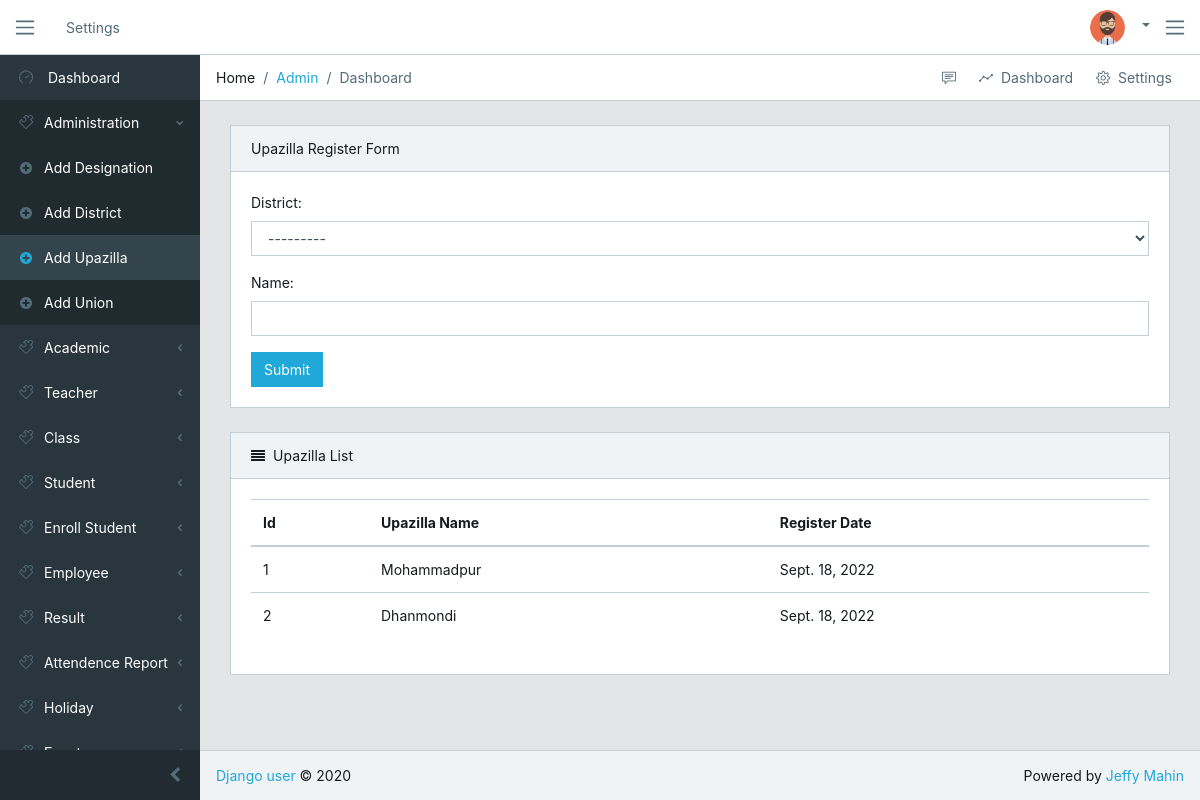
Screenshot of /address/upazilla/ with the database file from the repository.
### address/models.py (models this page shows, shortened)
class District(models.Model):
    name = models.CharField(max_length=50, unique=True)
    date = models.DateField(auto_now_add=True)
    def __str__(self):
        return self.name

class Upazilla(models.Model):
    district = models.ForeignKey(District, on_delete=models.CASCADE)
    name = models.CharField(max_length=50, unique=True)
    date = models.DateField(auto_now_add=True)

### address/views.py (the view)
# urls.py: path('upazilla/', views.add_upazilla, name="upazilla"),
def add_upazilla(request):
    forms = UpazillaForm()
    if request.method == 'POST':
        forms = UpazillaForm(request.POST)
        if forms.is_valid():
            forms.save()
            return redirect('upazilla')
    upazilla = Upazilla.objects.all()
    context = {'forms': forms, 'upazilla': upazilla}
    return render(request, 'address/upazilla.html', context)

### address/forms.py
class UpazillaForm(forms.ModelForm):
    class Meta:
        model = Upazilla
        fields = '__all__'
        widgets = {
            'district': forms.Select(attrs={'class': 'form-control'}),
            'name': forms.TextInput(attrs={'class': 'form-control'})
        }

### templates/address/upazilla.html (shortened to what this page needs)
{% extends 'base/base.html' %}
{% block content %}
  <div class="card">
    <div class="card-header">Upazilla Register Form</div>
    <div class="card-body">
      <form class="" action="" method="post">
        {{ forms.as_p }}
        <button type="submit" class="btn btn-primary">Submit</button>
      </form>
    </div>
  </div>
  <div class="card">
      <div class="card-header">
          <i class="fa fa-align-justify"></i>Upazilla List</div>
      <div class="card-body">
          <table class="table table-responsive-sm">
              <thead>
                  <tr>
                      <th>Id</th>
                      <th>Upazilla Name</th>
                      <th>Register Date</th>
                  </tr>
              </thead>
              <tbody>
                  {% for upazilla in upazilla %}
                    <tr>
                        <td>{{ upazilla.id }}</td>
                        <td>{{ upazilla.name }}</td>
                        <td>{{ upazilla.date }}</td>
                    </tr>
                  {% endfor %}
              </tbody>
          </table>
      </div>
  </div>
{% endblock %}

### rows the page displays
Upazilla: id "1", name "Mohammadpur", date "Sept. 18, 2022"
Upazilla: id "2", name "Dhanmondi", date "Sept. 18, 2022"
